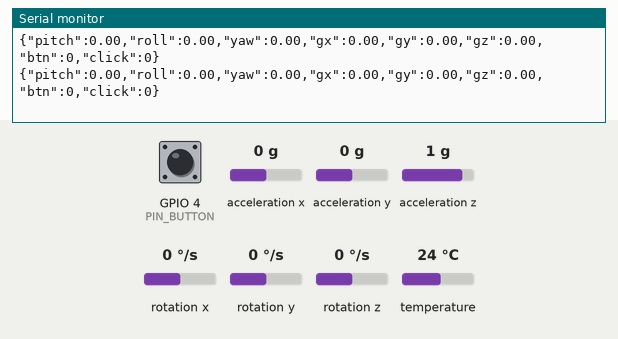
Recording of a sketch running on a simulated ESP32. Shown: the last lines printed to the serial monitor. Inputs (shaded band) come from the test bench; at power-on: acceleration x 0 g, GPIO 4 (PIN_BUTTON) HIGH, acceleration y 0 g, rotation x 0 °/s, acceleration z 1 g, rotation y 0 °/s, rotation z 0 °/s, temperature 24 °C. WiFi joins after 1.5 s; servers stay silent unless stated.

Above: at 5.3 s.
5.4 s: acceleration x set to 0.8 g
At 5.42 s:
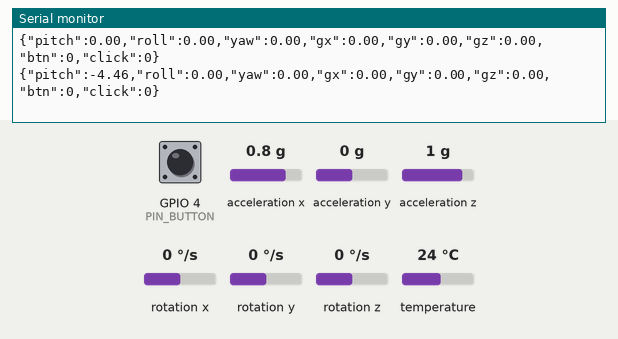
8.4 s: GPIO 4 (PIN_BUTTON) pulled LOW for 0.15 s
At 8.49 s:
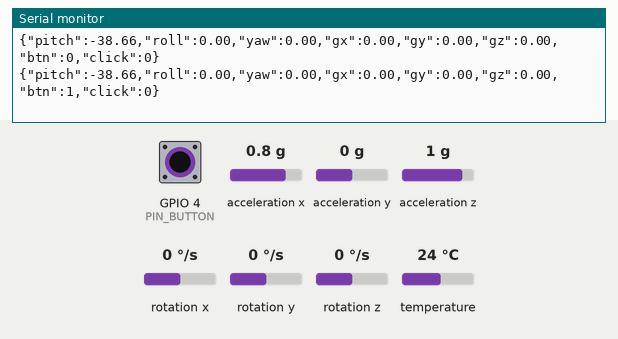
10.0 s: acceleration y set to -1.4 g
At 10.03 s:
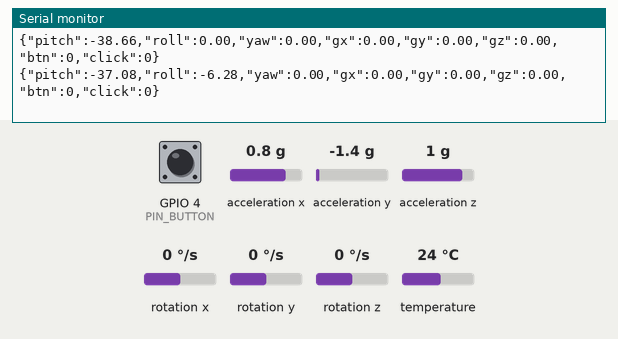
11.5 s: acceleration y set to 0.1 g
At 11.63 s:
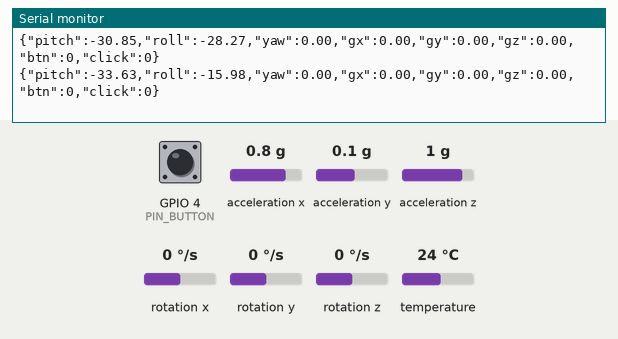
14.5 s: rotation x set to -100 °/s
At 14.55 s:
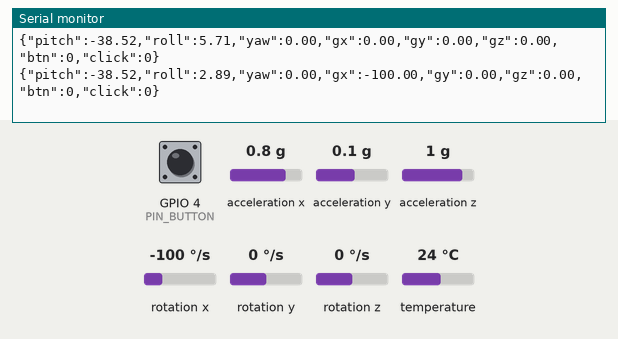
17.5 s: GPIO 4 (PIN_BUTTON) pulled LOW for 1 s
At 17.55 s:
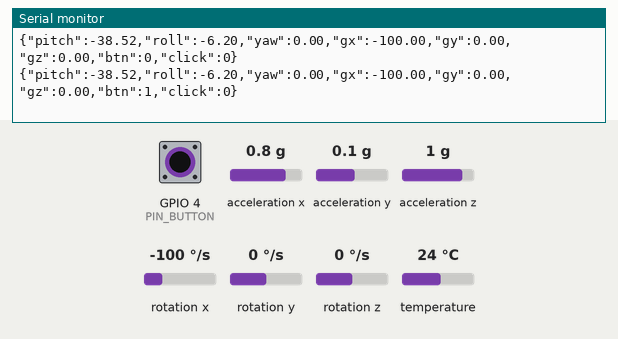
Timing chart, 0 to 20.5 s (numbered marks = the images above; inputs shaded):
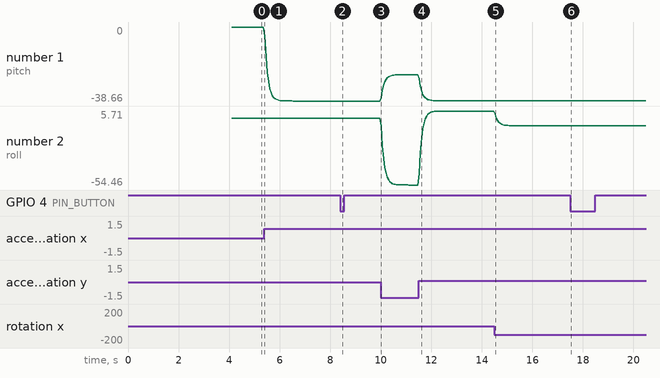

The sketch:

esp32_flight_controller_websocket.ino
```cpp
/*
 * ESP32 Flight Simulator Controller — WebSocket version (OPTIONAL)
 * Use this ONLY if you want wireless control instead of USB Web Serial.
 * Same wiring as esp32_flight_controller.ino:
 *  MPU-6050 SDA -> GPIO 21, SCL -> GPIO 22, VCC -> 3V3, GND -> GND
 *  Pushbutton: GND rail <-> GPIO 4 (INPUT_PULLUP, pressed = LOW)
 *
 * Libraries: Adafruit MPU6050, Adafruit Sensor, ArduinoWebsockets (by Gil Maimon)
 *
 * Setup:
 *  1. Set WIFI_SSID / WIFI_PASS below.
 *  2. Flash, open Serial Monitor @115200 to get the ESP32 IP.
 *  3. In flight-sim.html, choose "WebSocket" and enter ws://<ESP32-IP>:81
 */

#include <WiFi.h>
#include <Wire.h>
#include <Adafruit_MPU6050.h>
#include <Adafruit_Sensor.h>
#include <ArduinoWebsockets.h>

using namespace websockets;

const char* WIFI_SSID = "YOUR_WIFI_SSID";
const char* WIFI_PASS = "YOUR_WIFI_PASSWORD";

static const int PIN_SDA    = 21;
static const int PIN_SCL    = 22;
static const int PIN_BUTTON = 4;

Adafruit_MPU6050 mpu;
WebsocketsServer wsServer;
WebsocketsClient wsClients[4];  // up to 4 browsers

float pitch = 0, roll = 0, yaw = 0;
unsigned long prevMicros = 0;
const float ALPHA = 0.96f;
float gyroOffX = 0, gyroOffY = 0, gyroOffZ = 0;

int lastBtnRaw = HIGH, btnStable = HIGH;
unsigned long lastDebounce = 0;

void calibrateGyro(int samples = 500) {
  float fx = 0, fy = 0, fz = 0;
  for (int i = 0; i < samples; i++) {
    sensors_event_t a, g, t;
    mpu.getEvent(&a, &g, &t);
    fx += g.gyro.x; fy += g.gyro.y; fz += g.gyro.z;
    delay(2);
  }
  gyroOffX = fx / samples;
  gyroOffY = fy / samples;
  gyroOffZ = fz / samples;
}

void setup() {
  Serial.begin(115200);
  pinMode(PIN_BUTTON, INPUT_PULLUP);
  Wire.begin(PIN_SDA, PIN_SCL);
  Wire.setClock(400000);

  if (!mpu.begin()) {
    Serial.println("MPU6050 not found!");
    while (1) delay(1000);
  }
  mpu.setAccelerometerRange(MPU6050_RANGE_8_G);
  mpu.setGyroRange(MPU6050_RANGE_500_DEG);
  mpu.setFilterBandwidth(MPU6050_BAND_21_HZ);
  delay(500);
  calibrateGyro();

  sensors_event_t a, g, t;
  mpu.getEvent(&a, &g, &t);
  roll  = atan2(a.acceleration.y, a.acceleration.z) * 180.0 / PI;
  pitch = atan2(-a.acceleration.x,
            sqrt(a.acceleration.y * a.acceleration.y +
                 a.acceleration.z * a.acceleration.z)) * 180.0 / PI;
  prevMicros = micros();

  WiFi.begin(WIFI_SSID, WIFI_PASS);
  Serial.print("Connecting WiFi");
  while (WiFi.status() != WL_CONNECTED) { delay(500); Serial.print("."); }
  Serial.println();
  Serial.print("IP address: ");
  Serial.println(WiFi.localIP());
  Serial.println("In the game, connect to: ws://" + WiFi.localIP().toString() + ":81");

  wsServer.listen(81);
}

void loop() {
  // Accept new browser connections (non-blocking)
  if (wsServer.poll()) {
    WebsocketsClient c = wsServer.accept();
    if (c.available()) {
      for (byte i = 0; i < 4; i++) {
        if (!wsClients[i].available()) { wsClients[i] = c; break; }
      }
    }
  }
  // Keep existing clients alive
  for (byte i = 0; i < 4; i++) {
    if (wsClients[i].available()) wsClients[i].poll();
  }

  static unsigned long lastSend = 0;
  unsigned long nowMs = millis();

  sensors_event_t a, g, t;
  mpu.getEvent(&a, &g, &t);

  unsigned long nowUs = micros();
  float dt = (nowUs - prevMicros) / 1000000.0f;
  prevMicros = nowUs;
  if (dt <= 0 || dt > 0.1f) dt = 0.02f;

  float gx = g.gyro.x * 180.0 / PI - gyroOffX * 180.0 / PI;
  float gy = g.gyro.y * 180.0 / PI - gyroOffY * 180.0 / PI;
  float gz = g.gyro.z * 180.0 / PI - gyroOffZ * 180.0 / PI;

  float accRoll  = atan2(a.acceleration.y, a.acceleration.z) * 180.0 / PI;
  float accPitch = atan2(-a.acceleration.x,
                     sqrt(a.acceleration.y * a.acceleration.y +
                          a.acceleration.z * a.acceleration.z)) * 180.0 / PI;

  pitch = ALPHA * (pitch + gy * dt) + (1 - ALPHA) * accPitch;
  roll  = ALPHA * (roll  + gx * dt) + (1 - ALPHA) * accRoll;
  yaw  += gz * dt;
  if (yaw > 180) yaw -= 360;
  if (yaw < -180) yaw += 360;

  int raw = digitalRead(PIN_BUTTON);
  int click = 0;
  if (raw != lastBtnRaw) lastDebounce = nowMs;
  lastBtnRaw = raw;
  if ((nowMs - lastDebounce) > 25) {
    if (raw != btnStable) {
      btnStable = raw;
      if (btnStable == LOW) click = 1;
    }
  }
  int btn = (btnStable == LOW) ? 1 : 0;

  if (nowMs - lastSend >= 50) {  // 20 Hz over WiFi
    lastSend = nowMs;
    char buf[160];
    snprintf(buf, sizeof(buf),
      "{\"pitch\":%.2f,\"roll\":%.2f,\"yaw\":%.2f,"
      "\"gx\":%.2f,\"gy\":%.2f,\"gz\":%.2f,"
      "\"btn\":%d,\"click\":%d}",
      pitch, roll, yaw, gx, gy, gz, btn, click);
    for (byte i = 0; i < 4; i++) {
      if (wsClients[i].available()) wsClients[i].send(buf);
    }
    Serial.println(buf);  // also visible on USB for debugging
  }
  delay(2);
}
```

Measured:
- after the input at 5.4 s, the serial monitor: prints a new line at once (image 1)
- after the input at 8.4 s, the serial monitor: prints a new line after 0.08 s (image 2)
- after the input at 10.0 s, the serial monitor: prints a new line at once (image 3)
- after the input at 11.5 s, the serial monitor: prints a new line at once (image 4)
- after the input at 14.5 s, the serial monitor: prints a new line at once (image 5)
- after the input at 17.5 s, the serial monitor: prints a new line at once (image 6)
- plotted number 1: 0 → -38.66 after the input at 5.4 s, -38.66 → -24.94 after the input at 10.0 s, -24.94 → -38.52 after the input at 11.5 s
- plotted number 2: 0 → -54.46 after the input at 10.0 s, -54.46 → 5.71 after the input at 11.5 s, 5.71 → -6.2 after the input at 14.5 s
